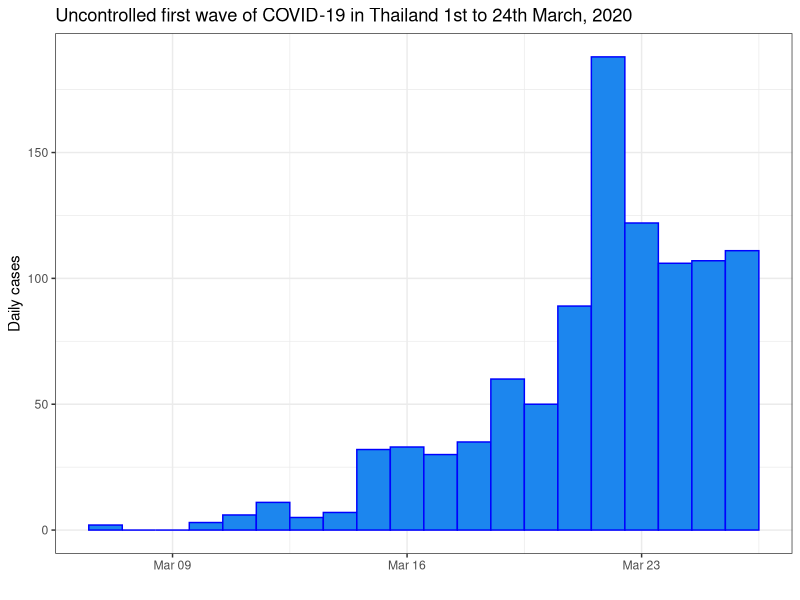
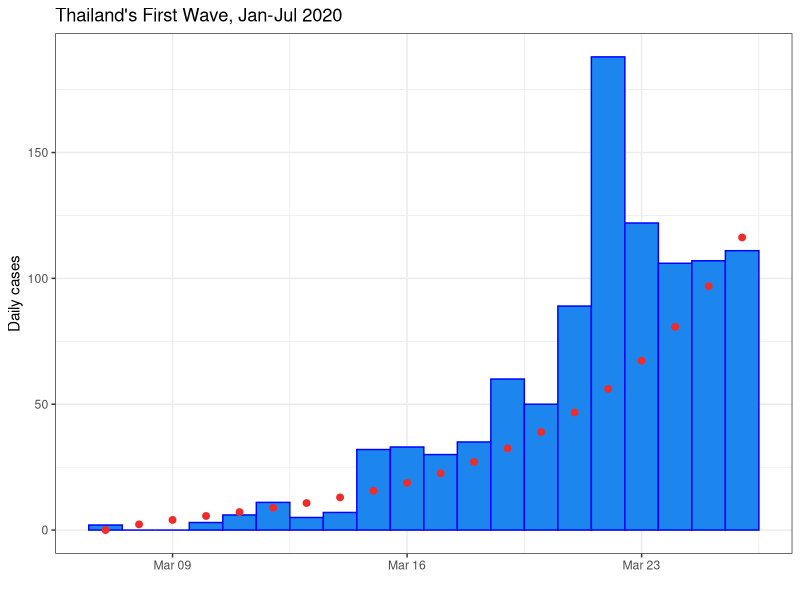
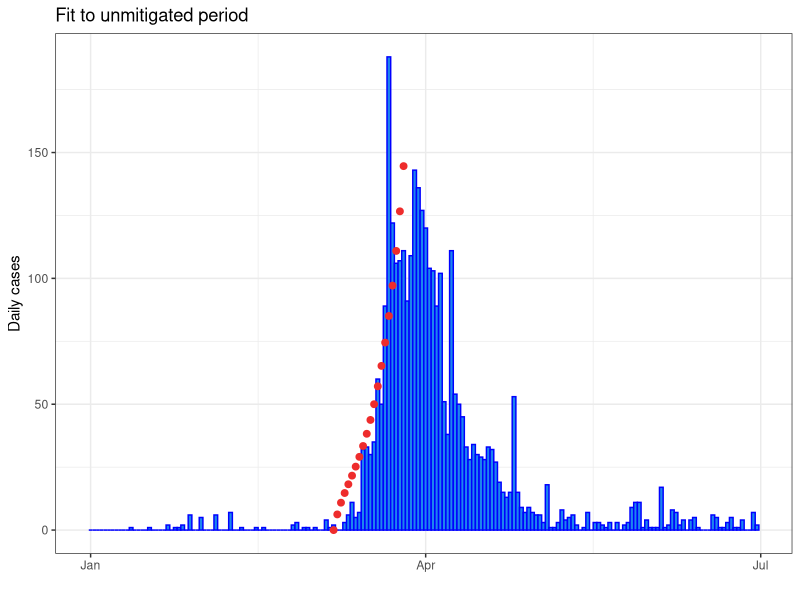
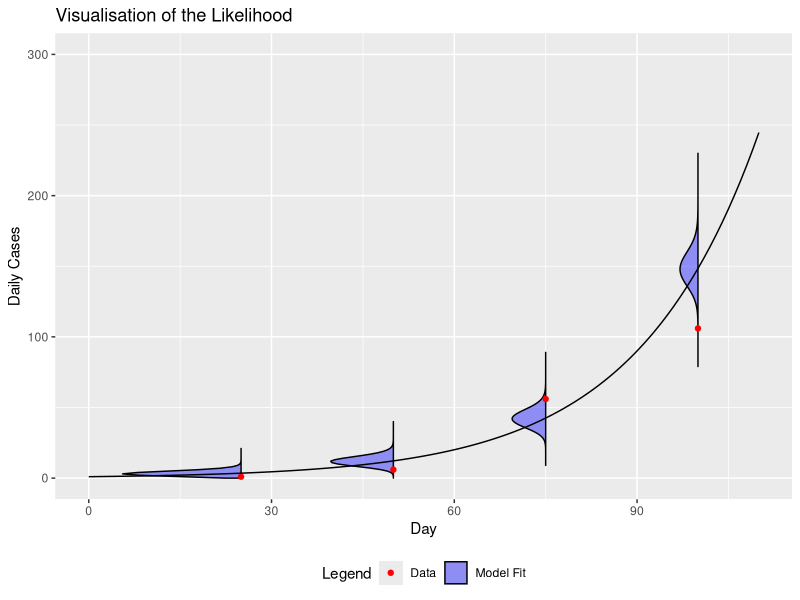
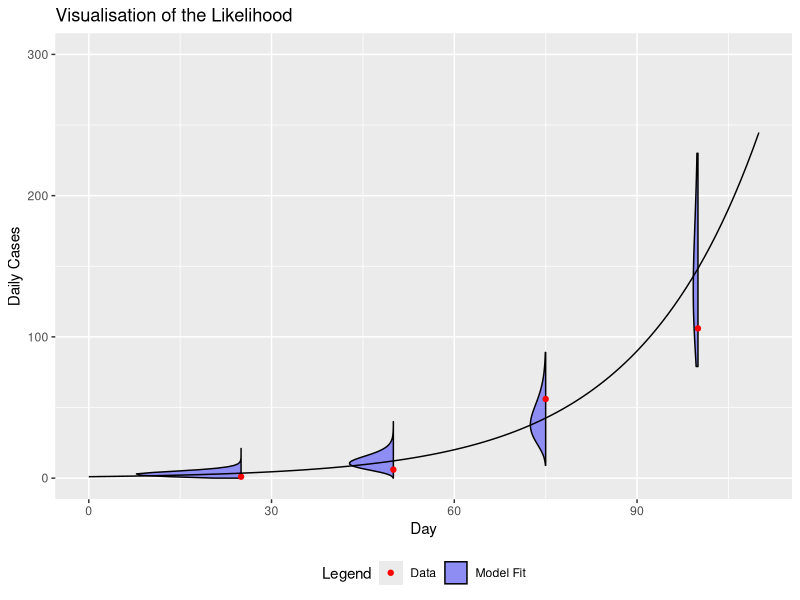
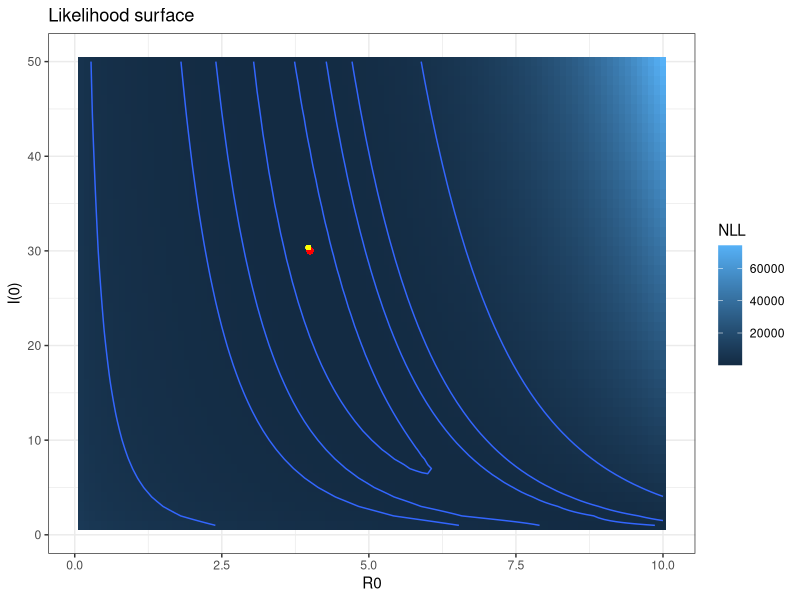
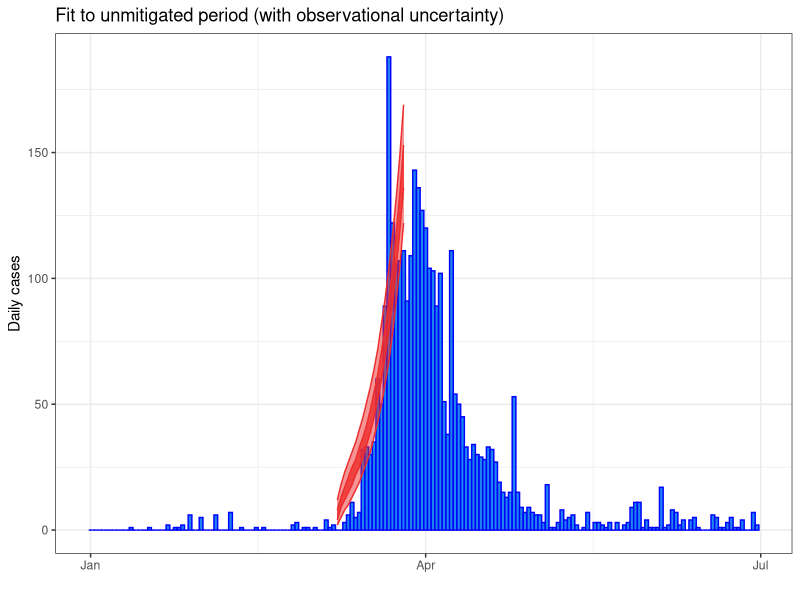

Generate these figures, in order, with R:
## ---- chunk 1
knitr::opts_chunk$set(
    g.align = "center"
)
## ---- chunk 2
#| message: false
# SPARK Modelling Short course

#########################
## FITTING MODELS IN R ##
#########################
library(dplyr)
library(deSolve)
library(ggplot2)
## ---- chunk 3
# Data imports and filtering
first_wave <- read.csv("first_wave_TH.csv", colClasses = c("Date", "numeric", "numeric"))
# fixing the format of date
first_wave$Date <- as.Date(first_wave$Date, format = "%Y-%m-%d")
# Time window
start_date <- as.Date("2020-03-07")
end_date <- as.Date("2020-03-26")

# Filter data to capture period prior to interventions. This has already been done in the last session.
uncontrolled_period <- first_wave %>%
    filter(Date >= start_date, Date <= end_date)

# Plot the filtered data
ggplot(uncontrolled_period) +
    geom_col(aes(x = Date, y = Cases), width = 1, fill = "dodgerblue2", colour = "blue") +
    ylab("Daily cases") +
    xlab("") +
    ggtitle("Uncontrolled first wave of COVID-19 in Thailand 1st to 24th March, 2020") +
    theme_bw()
## ---- chunk 4
## Define model as per the previous session
# Time window
times <- seq(start_date, end_date, by = 1)

# Model parameters
parameters <- c(
    R0 = 4,
    incubation_period = 5,
    infectious_period = 6
)

# Initial conditions
Total_population <- 6.6e7 # Population of Thailand
Initial_exposed <- 0
Initial_infectious <- 20 # Initial infectious seed
Initial_recovered <- 0
Initial_susceptible <- Total_population - Initial_exposed - Initial_infectious - Initial_recovered

# State variables
state <- c(
    Susceptible = Initial_susceptible,
    Exposed = Initial_exposed,
    Infectious = Initial_infectious,
    Recovered = Initial_recovered
)


# Model function
COVID.base <- function(t, state, parameters) {
    with(as.list(c(state, parameters)), {
        # Calculate the total population size
        Total_population <- Susceptible + Exposed + Infectious + Recovered

        # Calculate the average force of infection imposed on each susceptible individual
        force_of_infection <- R0 * Infectious / (Total_population * infectious_period)

        # Calculate the net (instantaneous) change in each state variable
        Susceptible_change <- -force_of_infection * Susceptible
        Exposed_change <- force_of_infection * Susceptible - Exposed / incubation_period
        Infectious_change <- Exposed / incubation_period - Infectious / infectious_period
        Recovered_change <- Infectious / infectious_period

        # Return net changes as list
        return(list(
            c(
                Susceptible_change,
                Exposed_change,
                Infectious_change,
                Recovered_change
            )
        ))
    })
}

solve.base.model <- function(y_ = state,
                             times_ = times,
                             func. = COVID.base,
                             parms_ = parameters) {
    out <- ode(
        y = y_,
        times = as.numeric(times_ - times_[1]),
        func = func.,
        parms = parms_
    )

    # Calculate the prevalence, incidence and cumulative incidence (for comparison with data)
    out <- as.data.frame(out) %>%
        mutate(
            Prevalence = Exposed + Infectious,
            Incidence = Exposed / parms_["incubation_period"],
            Cumulative_incidence = cumsum(Incidence) + Incidence[1],
            Population = Susceptible + Exposed + Infectious + Recovered,
            Date = times_
        )

    return(out)
}
## ---- chunk 5
# now we use the model developed in the last session and solve it
# for an initial set of parameters, an initial state and using times
# from just 7th - 26th  of March 2020
out_init <- solve.base.model(
    y_ = state,
    times_ = times,
    func. = COVID.base,
    parms_ = parameters
)

# Plot the filtered data and the first model "guess"
ggplot(uncontrolled_period) +
    geom_col(aes(x = Date, y = Cases), width = 1, fill = "dodgerblue2", colour = "blue") +
    geom_point(data = out_init, aes(x = Date, y = Incidence), size = 2, colour = "firebrick2") +
    ylab("Daily cases") +
    xlab("") +
    ggtitle("Thailand's First Wave, Jan-Jul 2020") +
    theme_bw()
## ---- chunk 6
# find the sum of the residuals squared for day 2 until day 24
SSQ_initial <- sum((uncontrolled_period$Cases[-1] - out_init$Incidence[-1])^2)
SSQ_initial
## ---- chunk 7
# transform the parameters
# The search / optimization algorithm we employ searches over
# the range (-Inf, Inf) for each variable. In our application
# we are only interested in solutions in the range (0, Inf)
# for R0 and I(0). Therefore, it
# would be a good idea to apply a transformation to our
# search space so that we are not wasting time exploring
# infeasible regions of parameter space.
initial_transformed_parameters <- log(c(
    "R0" = 4,
    "Initial_infectious" = 20
))
## ---- chunk 8
#### Fitting routine ####

# We have selected R0 and I(0) as our free parameters
# We need a function that accepts R0 and I(0) as arguments,
# solves the model using these inputs, and calculates the
# sum of squares of the data given these parameters

SSQ_function <- function(transformed_parameters,
                         data = uncontrolled_period$Cases[-1],
                         state_base = state,
                         times_ = times,
                         func. = COVID.base,
                         parms_base = parameters) {

    # Untransform parameters
    R0 <- exp(transformed_parameters["R0"])
    Initial_infectious <- exp(transformed_parameters["Initial_infectious"])

    # Calculate updated susceptible population
    Initial_susceptible <- state_base["Susceptible"] + state_base["Infectious"] - Initial_infectious

    # Overwrite baseline parameters with proposed parameters
    parms_base["R0"] <- R0
    state_base["Susceptible"] <- Initial_susceptible
    state_base["Infectious"] <- Initial_infectious

    # Solve model with updated parameters
    out <- solve.base.model(
        state_base,
        times_,
        func.,
        parms_base
    )
    return(
        sum((uncontrolled_period$Cases[-1] - out$Incidence[-1])^2)
    )
}
## ---- chunk 9
SSQ_initial_from_function <- SSQ_function(initial_transformed_parameters)
SSQ_initial_from_function
SSQ_initial
## ---- chunk 10
#### Optimal parameters ####

# Use the optim function to determine the parameters that
# minimize the negative log-likelihood (i.e., maximize
# the likelihood)
# We will use the Nelder-Mead optimization solver
optim_NM <- optim(
    par = initial_transformed_parameters,
    fn = SSQ_function,
    control = list(maxit = 500),
    method = "Nelder-Mead",
    hessian = TRUE
)
## ---- chunk 11
# Check for convergence (always code 0 for NM)
optim_NM$convergence # 0 - converged; 1 - failed to converge

# Inspect solution
optim_NM$par
## ---- chunk 12
# Back-transform parameters
optimum_parameters <- exp(optim_NM$par)
optimum_parameters
## ---- chunk 13
# Inspect the optimal negative log-likelihood
optimum_NLL <- optim_NM$value
optimum_NLL
## ---- chunk 14
#### Optimal model solution ####

# Create the optimal parameter and state vectors
optimal_parameters <- parameters
optimal_parameters["R0"] <- optimum_parameters["R0"]

optimal_initial_state <- state
optimal_initial_state["Susceptible"] <- state["Susceptible"] + state["Infectious"] - optimum_parameters["Initial_infectious"]
optimal_initial_state["Infectious"] <- optimum_parameters["Initial_infectious"]

# Solve the model given the optimal parameters and initial conditions
optimal_solution <- solve.base.model(
    y_ = optimal_initial_state,
    times_ = times,
    func. = COVID.base,
    parms = optimal_parameters
)


# Plot the optimal solution
ggplot(first_wave) +
    geom_col(aes(x = Date, y = Cases), width = 1, fill = "dodgerblue2", colour = "blue") +
    geom_point(data = optimal_solution, aes(x = Date, y = Incidence), size = 2, colour = "firebrick2") +
    ylab("Daily cases") +
    xlab("") +
    ggtitle("Fit to unmitigated period") +
    theme_bw()
## ---- chunk 15
#| label: Likelihood
#| fig-cap: "The likelihood assigns the probability of observing data given your underlying model and model parameters."
#| echo: false
#| message: false
set.seed(1)
library(magrittr)
library(dplyr)
library(ggplot2)
sir_data <- tibble(t = c(25, 50, 75, 100), y = exp(0.05 * t)) %>%
    rowwise() %>%
    mutate(rand_y = rpois(1, y))
sir_data <- tibble(t = c(25, 50, 75, 100), y = exp(0.05 * t)) %>%
    rowwise() %>%
    mutate(rand_y = rnbinom(1, mu = y, size = 5))
# # SIR contains the answer
sir <- tibble(t = 0:110, y = exp(0.05 * t))
# Construct the fun figure
distribution_data <- tibble()
times_gg <- c(25, 50, 75, 100)
for (time in times_gg) {
    distribution_data <- distribution_data %>% bind_rows(., tibble(t = time, height = 0:300, width = dpois(height, (sir %>% filter(t == time))$y), width2 = dnbinom(height, mu = (sir %>% filter(t == time))$y, size = 10)))
}

ggplot() +
    geom_ribbon(
        data = distribution_data %>% filter(width >= 1e-10),
        aes(xmin = t, xmax = t - 90 * width, y = height, group = t, fill = "Model Fit", color = "Model Fit"),
        outline.type = "full", alpha = 0.4
    ) +
    geom_point(
        data = sir_data,
        aes(x = t, y = rand_y, color = "Data", fill = "Data")
    ) +
    geom_line(data = sir, aes(y = y, x = t)) +
    scale_y_continuous("Daily Cases", limits = c(NA, 300)) +
    scale_x_continuous("Day") +
    ggtitle("Visualisation of the Likelihood") +
    scale_fill_manual(name = "Legend", values = c("Model Fit" = "blue", "Data" = "red")) +
    scale_color_manual(name = "Legend", values = c("Data" = "red", "Model Fit" = "black")) +
    theme(legend.position = "bottom")

## ---- chunk 16
#| label: NegativeBinomialLikelihood
#| fig-cap: "Changing the assumed distribution that the data is from will change the likelihood. We can see that by assuming that each data point is negative binomial we get more variance in our distribution."
#| echo: false
#| message: false
ggplot() +
    geom_ribbon(
        data = distribution_data %>% filter(width >= 1e-10),
        aes(xmin = t, xmax = t - 90 * width2, y = height, group = t, fill = "Model Fit", color = "Model Fit"),
        outline.type = "full", alpha = 0.4
    ) +
    geom_point(
        data = sir_data,
        aes(x = t, y = rand_y, color = "Data", fill = "Data")
    ) +
    geom_line(data = sir, aes(y = y, x = t)) +
    scale_y_continuous("Daily Cases", limits = c(NA, 300)) +
    scale_x_continuous("Day") +
    ggtitle("Visualisation of the Likelihood") +
    scale_fill_manual(name = "Legend", values = c("Model Fit" = "blue", "Data" = "red")) +
    scale_color_manual(name = "Legend", values = c("Data" = "red", "Model Fit" = "black")) +
    theme(legend.position = "bottom")

## ---- chunk 17
#### Fitting routine ####

# We have selected R0 and I(0) as our free parameters
# We need a function that accepts R0 and I(0) as arguments,
# solves the model using these inputs, and calculates the
# negative log-likelihood of the data given these parameters


negative_log_likelihood <- function(transformed_parameters,
                                    data = uncontrolled_period$Cases[-1],
                                    state_base = state,
                                    times_ = times,
                                    func. = COVID.base,
                                    parms_base = parameters) {

    # Untransform parameters
    R0 <- exp(transformed_parameters["R0"])
    Initial_infectious <- exp(transformed_parameters["Initial_infectious"])
    # Calculate updated susceptible population
    Initial_susceptible <- state_base["Susceptible"] + state_base["Infectious"] - Initial_infectious

    # Overwrite baseline parameters with proposed parameters
    parms_base["R0"] <- R0
    state_base["Susceptible"] <- Initial_susceptible
    state_base["Infectious"] <- Initial_infectious

    # Solve model with updated parameters
    out <- solve.base.model(
        state_base,
        times_,
        func.,
        parms_base
    )

    return(-sum(dpois(
        x = data,
        lambda = out$Incidence[-1],
        log = TRUE
    )))
}
## ---- chunk 18
#### Optimal parameters ####

# Use the optim function to determine the parameters that
# minimize the negative log-likelihood (i.e., maximize
# the likelihood)
# We will use the Nelder-Mead optimization solver
optim_NM <- optim(
    par = initial_transformed_parameters,
    fn = negative_log_likelihood,
    control = list(maxit = 500),
    method = "Nelder-Mead",
    hessian = TRUE
)
## ---- chunk 19
# Check for convergence (always code 0 for NM)
optim_NM$convergence # 0 - converged; 1 - failed to converge

# Inspect solution
optim_NM$par
## ---- chunk 20
# Back-transform parameters
optimum_parameters <- exp(optim_NM$par)
optimum_parameters
## ---- chunk 21
#| cache: TRUE
#| warning: false
# Specify search grid
R0_vec <- seq(from = 0.1, to = 10, by = 0.1)
initial_infectious_vec <- seq(from = 1, to = 50, by = 1)

# the function that will perform grid search

nll.grid <- function(R0_vec, initial_infectious_vec) {
    parameter_grid <- expand.grid(
        R0 = R0_vec,
        initial_infectious = initial_infectious_vec
    )
    nll <- data.frame(matrix(nrow = nrow(parameter_grid), ncol = 1))
    colnames(nll) <- "NLL"
    for (row_of_params in seq(1, dim(parameter_grid)[1])) {
        transformed_params <- log(c(
            "R0" = parameter_grid[row_of_params, 1],
            "Initial_infectious" = parameter_grid[row_of_params, 2]
        ))
        nll[row_of_params, ] <- negative_log_likelihood(transformed_params)
    }
    return(data.frame(
        Reproduction_number = parameter_grid["R0"],
        Initial_infectious = parameter_grid["initial_infectious"],
        nll
    ))
}

# call the function that will calculate likelihood surface
nll_grid_results <- nll.grid(R0_vec, initial_infectious_vec)


# Plot likelihood surface
nll_plot <- nll_grid_results %>%
    ggplot2::ggplot(aes(
        x = R0,
        y = initial_infectious,
        fill = NLL,
        z = NLL
    )) +
    geom_tile() +
    geom_contour(breaks = c(100, 110, 120, 130, 200, 500, 1000, 4000)) +
    ylab("I(0)") +
    xlab("R0") +
    ggtitle("Likelihood surface") +
    theme_bw()

# Extract optimum from grid search
grid_optimum <- nll_grid_results[which.min(nll_grid_results$NLL), ]
grid_optimum

# Superimpose optimum on likelihood surface plot
nll_plot <- nll_plot +
    geom_point(aes(
        x = grid_optimum$R0,
        y = grid_optimum$initial_infectious
    ),
    colour = "red",
    )
# Superimpose optimal point to negative-log-likelihood plot
nll_plot <- nll_plot + geom_point(aes(
    x = optimum_parameters["R0"],
    y = optimum_parameters["Initial_infectious"]
),
colour = "yellow",
size = 1
)

print(nll_plot)
## ---- chunk 22
# Calculate the observational confidence intervals
optimal_solution <- optimal_solution %>%
    mutate(
        lower50 = qpois(p = 0.25, lambda = Incidence), # 50% confidence interval (i.e., 25 - 75th centiles)
        upper50 = qpois(p = 0.75, lambda = Incidence),
        lower95 = qpois(p = 0.025, lambda = Incidence), # 95% confidence interval (i.e., 2.5 - 97.5th centiles)
        upper95 = qpois(p = 0.975, lambda = Incidence)
    )

# Plot confidence intervals as ribbons around the central estimates
ggplot(first_wave) +
    geom_col(aes(x = Date, y = Cases), width = 1.0, fill = "dodgerblue2", colour = "blue") +
    geom_ribbon(data = optimal_solution[-1, ], aes(x = Date, ymin = lower50, ymax = upper50), fill = "firebrick2", colour = "firebrick2", alpha = 0.8) +
    geom_ribbon(data = optimal_solution[-1, ], aes(x = Date, ymin = lower95, ymax = upper95), fill = "firebrick2", colour = "firebrick2", alpha = 0.5) +
    ylab("Daily cases") +
    xlab("") +
    ggtitle("Fit to unmitigated period (with observational uncertainty)") +
    theme_bw()
## ---- chunk 23
optim_NM$hessian
## ---- chunk 24
# Covariance matrix
covar_matrix <- solve(optim_NM$hessian)
covar_matrix
## ---- chunk 25
# Now use the covariance matrix to generate standard errors for each parameter
std_errors <- sqrt(diag(covar_matrix))
estimates_transformed <- data.frame(
    estimate = optim_NM$par,
    std_error = std_errors
) %>%
    mutate(
        lower95CI = estimate - 1.96 * std_error,
        upper95CI = estimate + 1.96 * std_error
    )
estimates_transformed


# Back-transform estimates and confidence intervals
estimates <- exp(estimates_transformed[, -2])
estimates
